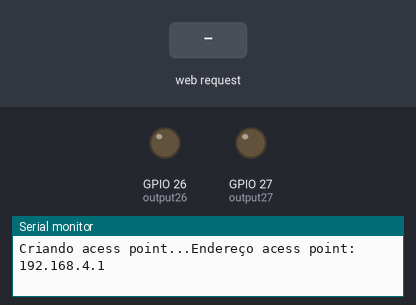
The sketch below on a simulated ESP32. Shown: output pins drawn as LEDs (lit = HIGH), the last lines printed to the serial monitor. Inputs (shaded band) come from the test bench.

Above: at 1.2 s.
1.3 s: HTTP request GET /26/on received
At 2.4 s:
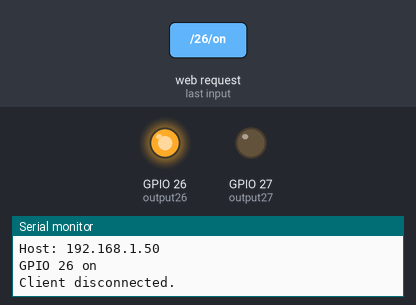
2.8 s: HTTP request GET /27/on received
At 3.5 s:
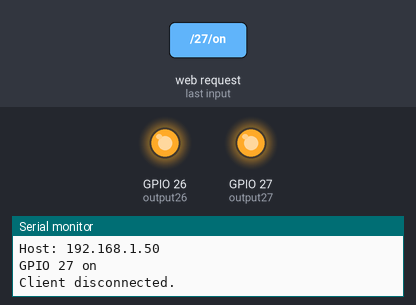
4.3 s: HTTP request GET /26/off received
At 4.6 s:
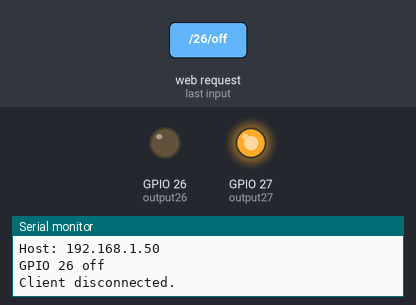
5.8 s: HTTP request GET /27/off received
At 7.0 s:
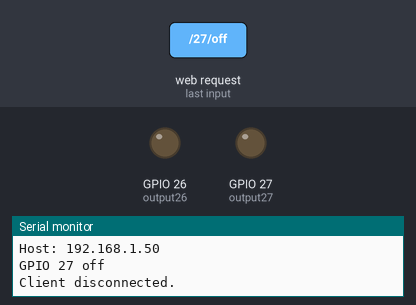
Timing chart, 0 to 8.3 s (numbered marks = the images above; inputs shaded):
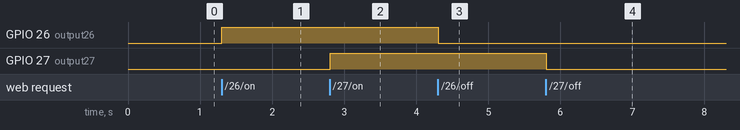

The sketch:

esp32AcessPoint.ino
```cpp
// tutorial para ESP32
#include <WiFi.h>

// definindo credenciais do wi-fi
const char* ssid     = "ESP32-Access-Point";
const char* password = "123456";

// Definindo porta padrão do webservice
WiFiServer server(80);

// Cabeçalho da req HTTP
String header;

// setando o tipo de dado (string) dos pinos do esp para manipulação
String output26State = "off";
String output27State = "off";

// Definindo os pinos do esp (pin 26 e 27)
const int output26 = 26;
const int output27 = 27;

void setup() {
  Serial.begin(115200);

  pinMode(output26, OUTPUT);
  pinMode(output27, OUTPUT);

  digitalWrite(output26, LOW);
  digitalWrite(output27, LOW);

  Serial.print("Criando acess point...");
  WiFi.softAP(ssid, password);

  IPAddress IP = WiFi.softAPIP();
  Serial.print("Endereço acess point: ");
  Serial.println(IP);

  server.begin();
}

void loop(){
  WiFiClient client = server.available();

  if (client) {
    Serial.println("New Client.");
    String currentLine = "";
    while (client.connected()) {
      if (client.available()) {
        char c = client.read();
        Serial.write(c);
        header += c;
        if (c == '\n') {


          if (currentLine.length() == 0) {

            client.println("HTTP/1.1 200 OK");
            client.println("Content-type:text/html");
            client.println("Connection: close");
            client.println();

            // turns the GPIOs on and off
            if (header.indexOf("GET /26/on") >= 0) {
              Serial.println("GPIO 26 on");
              output26State = "on";
              digitalWrite(output26, HIGH);
            } else if (header.indexOf("GET /26/off") >= 0) {
              Serial.println("GPIO 26 off");
              output26State = "off";
              digitalWrite(output26, LOW);
            } else if (header.indexOf("GET /27/on") >= 0) {
              Serial.println("GPIO 27 on");
              output27State = "on";
              digitalWrite(output27, HIGH);
            } else if (header.indexOf("GET /27/off") >= 0) {
              Serial.println("GPIO 27 off");
              output27State = "off";
              digitalWrite(output27, LOW);
            }

            // Display the HTML web page
            client.println("<!DOCTYPE html><html>");
            client.println("<head><meta name=\"viewport\" content=\"width=device-width, initial-scale=1\">");
            client.println("<link rel=\"icon\" href=\"data:,\">");
            // CSS to style the on/off buttons
            // Feel free to change the background-color and font-size attributes to fit your preferences
            client.println("<style>html { font-family: Helvetica; display: inline-block; margin: 0px auto; text-align: center;}");
            client.println(".button { background-color: #4CAF50; border: none; color: white; padding: 16px 40px;");
            client.println("text-decoration: none; font-size: 30px; margin: 2px; cursor: pointer;}");
            client.println(".button2 {background-color: #555555;}</style></head>");

            // Web Page Heading
            client.println("<body><h1>ESP32 Web Server</h1>");

            // Display current state, and ON/OFF buttons for GPIO 26
            client.println("<p>GPIO 26 - State " + output26State + "</p>");
            // If the output26State is off, it displays the ON button
            if (output26State=="off") {
              client.println("<p><a href=\"/26/on\"><button class=\"button\">ON</button></a></p>");
            } else {
              client.println("<p><a href=\"/26/off\"><button class=\"button button2\">OFF</button></a></p>");
            }

            // Display current state, and ON/OFF buttons for GPIO 27
            client.println("<p>GPIO 27 - State " + output27State + "</p>");
            // If the output27State is off, it displays the ON button
            if (output27State=="off") {
              client.println("<p><a href=\"/27/on\"><button class=\"button\">ON</button></a></p>");
            } else {
              client.println("<p><a href=\"/27/off\"><button class=\"button button2\">OFF</button></a></p>");
            }
            client.println("</body></html>");

            // The HTTP response ends with another blank line
            client.println();
            // Break out of the while loop
            break;
          } else { // if you got a newline, then clear currentLine
            currentLine = "";
          }
        } else if (c != '\r') {  // if you got anything else but a carriage return character,
          currentLine += c;      // add it to the end of the currentLine
        }
      }
    }
    // Clear the header variable
    header = "";
    // Close the connection
    client.stop();
    Serial.println("Client disconnected.");
    Serial.println("");
  }
}
```

Measured:
- after the input at 1.3 s, GPIO 26 (output26): LOW → HIGH at once
- after the input at 2.8 s, GPIO 27 (output27): LOW → HIGH at once
- after the input at 4.3 s, GPIO 26 (output26): HIGH → LOW at once
- after the input at 5.8 s, GPIO 27 (output27): HIGH → LOW at once
